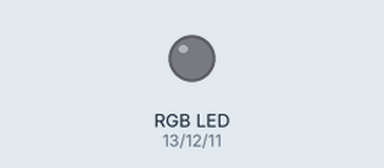
A sketch run on a simulated Arduino Uno, built with avr-gcc and run on an emulated ATmega328P. Parts: an RGB LED mixed from three pins (HIGH = lit).

Above: at 0.2 s.
At 1.2 s:
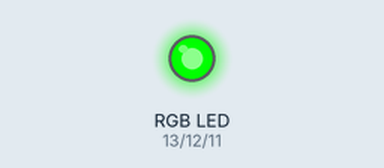
At 2.7 s:
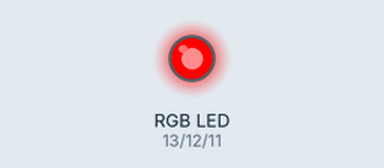
At 3.7 s:
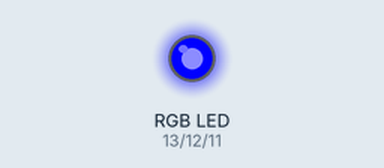
Timing chart, 0 to 4.6 s (numbered marks = the images above):
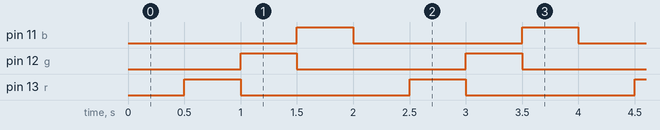

Measured:
- by itself, pin 11 (b), pin 12 (g), pin 13 (r): alternates HIGH for 0.50 s and LOW for 1.5 s
- by itself, everything shown: repeats every 2.0 s, in 4 steps

The sketch:

rgbLED.ino
```cpp
int r = 13;
int g = 12;
int b = 11;

void setup() {
  pinMode(r , OUTPUT);
  pinMode(g , OUTPUT);
  pinMode(b , OUTPUT);
}

void loop() {
  digitalWrite(13,LOW);
  digitalWrite(12,LOW);
  digitalWrite(11,LOW);
  delay(500);
  digitalWrite(13,HIGH);
  digitalWrite(12,LOW);
  digitalWrite(11,LOW);
  delay(500);
  digitalWrite(13,LOW);
  digitalWrite(12,HIGH);
  digitalWrite(11,LOW);
  delay(500);
  digitalWrite(13,LOW);
  digitalWrite(12,LOW);
  digitalWrite(11,HIGH);
  delay(500);
}
```
